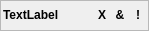
<?xml version="1.0" encoding="UTF-8"?>
<ui version="4.0">
 <class>FilterItem</class>
 <widget class="QWidget" name="FilterItem">
  <property name="geometry">
   <rect>
    <x>0</x>
    <y>0</y>
    <width>149</width>
    <height>31</height>
   </rect>
  </property>
  <property name="windowTitle">
   <string>Form</string>
  </property>
  <layout class="QGridLayout" name="gridLayout">
   <property name="margin">
    <number>0</number>
   </property>
   <item row="0" column="0">
    <widget class="QFrame" name="frame">
     <property name="frameShape">
      <enum>QFrame::StyledPanel</enum>
     </property>
     <property name="frameShadow">
      <enum>QFrame::Raised</enum>
     </property>
     <layout class="QGridLayout" name="gridLayout_2">
      <property name="margin">
       <number>2</number>
      </property>
      <item row="0" column="0">
       <widget class="QLabel" name="filterLabel">
        <property name="maximumSize">
         <size>
          <width>16777215</width>
          <height>24</height>
         </size>
        </property>
        <property name="font">
         <font>
          <weight>75</weight>
          <bold>true</bold>
         </font>
        </property>
        <property name="text">
         <string>TextLabel</string>
        </property>
       </widget>
      </item>
      <item row="0" column="1">
       <layout class="QHBoxLayout" name="horizontalLayout">
        <property name="spacing">
         <number>2</number>
        </property>
        <item>
         <widget class="QToolButton" name="removeButton">
          <property name="maximumSize">
           <size>
            <width>16</width>
            <height>16</height>
           </size>
          </property>
          <property name="font">
           <font>
            <weight>75</weight>
            <bold>true</bold>
           </font>
          </property>
          <property name="toolTip">
           <string>Remove Filter</string>
          </property>
          <property name="styleSheet">
           <string notr="true"/>
          </property>
          <property name="text">
           <string>X</string>
          </property>
          <property name="icon">
           <iconset resource="application.qrc">
            <normaloff>:/graphic-resources/filter-remove.png</normaloff>:/graphic-resources/filter-remove.png</iconset>
          </property>
          <property name="autoRaise">
           <bool>true</bool>
          </property>
         </widget>
        </item>
        <item>
         <widget class="QToolButton" name="andButton">
          <property name="maximumSize">
           <size>
            <width>16</width>
            <height>16</height>
           </size>
          </property>
          <property name="font">
           <font>
            <weight>75</weight>
            <bold>true</bold>
           </font>
          </property>
          <property name="toolTip">
           <string>&lt;!DOCTYPE HTML PUBLIC &quot;-//W3C//DTD HTML 4.0//EN&quot; &quot;http://www.w3.org/TR/REC-html40/strict.dtd&quot;&gt;
&lt;html&gt;&lt;head&gt;&lt;meta name=&quot;qrichtext&quot; content=&quot;1&quot; /&gt;&lt;style type=&quot;text/css&quot;&gt;
p, li { white-space: pre-wrap; }
&lt;/style&gt;&lt;/head&gt;&lt;body style=&quot; font-family:'Sans Serif'; font-size:10pt; font-weight:400; font-style:normal;&quot;&gt;
&lt;table style=&quot;-qt-table-type: root; margin-top:4px; margin-bottom:4px; margin-left:4px; margin-right:4px;&quot;&gt;
&lt;tr&gt;
&lt;td style=&quot;border: none;&quot;&gt;
&lt;p style=&quot; margin-top:0px; margin-bottom:0px; margin-left:0px; margin-right:0px; -qt-block-indent:0; text-indent:0px;&quot;&gt;If set, the filter will &lt;span style=&quot; font-weight:600;&quot;&gt;intersect&lt;/span&gt; with the previous filters.&lt;/p&gt;&lt;/td&gt;&lt;/tr&gt;&lt;/table&gt;&lt;/body&gt;&lt;/html&gt;</string>
          </property>
          <property name="text">
           <string>&amp;&amp;</string>
          </property>
          <property name="icon">
           <iconset resource="application.qrc">
            <normaloff>:/graphic-resources/filter-and.png</normaloff>:/graphic-resources/filter-and.png</iconset>
          </property>
          <property name="checkable">
           <bool>true</bool>
          </property>
          <property name="autoRaise">
           <bool>true</bool>
          </property>
         </widget>
        </item>
        <item>
         <widget class="QToolButton" name="noButton">
          <property name="maximumSize">
           <size>
            <width>16</width>
            <height>16</height>
           </size>
          </property>
          <property name="font">
           <font>
            <weight>75</weight>
            <bold>true</bold>
           </font>
          </property>
          <property name="toolTip">
           <string>if set, it will filter all the fonts but these matching this filter</string>
          </property>
          <property name="text">
           <string>!</string>
          </property>
          <property name="checkable">
           <bool>true</bool>
          </property>
          <property name="autoRaise">
           <bool>true</bool>
          </property>
         </widget>
        </item>
       </layout>
      </item>
     </layout>
    </widget>
   </item>
  </layout>
 </widget>
 <resources>
  <include location="application.qrc"/>
 </resources>
 <connections/>
</ui>
